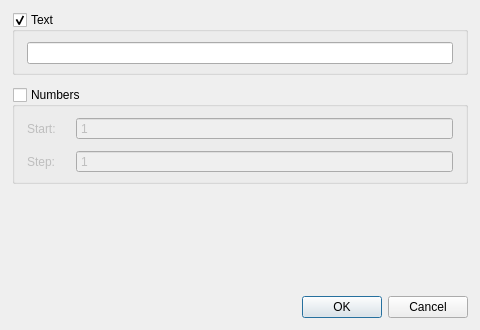
<?xml version="1.0" encoding="UTF-8"?>
<ui version="4.0">
 <class>ColumnEditorDialog</class>
 <widget class="QDialog" name="ColumnEditorDialog">
<property name="geometry">
    <rect>
     <x>0</x>
     <y>0</y>
     <width>480</width>
     <height>330</height>
    </rect>
   </property>
  <property name="sizePolicy">
   <sizepolicy hsizetype="Preferred" vsizetype="Preferred">
    <horstretch>0</horstretch>
    <verstretch>0</verstretch>
   </sizepolicy>
  </property>
  <property name="windowTitle">
   <string>Column Mode</string>
  </property>
  <property name="sizeGripEnabled">
   <bool>false</bool>
  </property>
  <property name="modal">
   <bool>false</bool>
  </property>
<layout class="QVBoxLayout" name="verticalLayout">
    <property name="spacing">
     <number>12</number>
    </property>
    <property name="leftMargin">
     <number>12</number>
    </property>
    <property name="topMargin">
     <number>12</number>
    </property>
    <property name="rightMargin">
     <number>12</number>
    </property>
    <property name="bottomMargin">
     <number>12</number>
    </property>
    <item>
     <widget class="QGroupBox" name="gbxText">
      <property name="title">
       <string>Text</string>
      </property>
      <property name="checkable">
       <bool>true</bool>
      </property>
      <layout class="QVBoxLayout" name="verticalLayout_2">
       <property name="spacing">
        <number>8</number>
       </property>
       <property name="leftMargin">
        <number>12</number>
       </property>
       <property name="topMargin">
        <number>10</number>
       </property>
       <property name="rightMargin">
        <number>12</number>
       </property>
       <property name="bottomMargin">
        <number>8</number>
       </property>
       <item>
        <widget class="QLineEdit" name="txtText"/>
       </item>
      </layout>
     </widget>
    </item>
    <item>
     <widget class="QGroupBox" name="gbxNumbers">
      <property name="title">
       <string>Numbers</string>
      </property>
      <property name="checkable">
       <bool>true</bool>
      </property>
      <property name="checked">
       <bool>false</bool>
      </property>
      <layout class="QFormLayout" name="formLayout">
       <property name="horizontalSpacing">
        <number>20</number>
       </property>
       <property name="verticalSpacing">
        <number>10</number>
       </property>
       <property name="leftMargin">
        <number>12</number>
       </property>
       <property name="topMargin">
        <number>10</number>
       </property>
       <property name="rightMargin">
        <number>12</number>
       </property>
       <property name="bottomMargin">
        <number>8</number>
       </property>
      <item row="0" column="0">
       <widget class="QLabel" name="lblStart">
        <property name="text">
         <string>Start:</string>
        </property>
       </widget>
      </item>
      <item row="0" column="1">
       <widget class="QSpinBox" name="sbxStart">
        <property name="buttonSymbols">
         <enum>QAbstractSpinBox::NoButtons</enum>
        </property>
        <property name="value">
         <number>1</number>
        </property>
       </widget>
      </item>
      <item row="2" column="0">
       <widget class="QLabel" name="label_2">
        <property name="text">
         <string>Step:</string>
        </property>
       </widget>
      </item>
      <item row="2" column="1">
       <widget class="QSpinBox" name="sbxStep">
        <property name="buttonSymbols">
         <enum>QAbstractSpinBox::NoButtons</enum>
        </property>
        <property name="value">
         <number>1</number>
        </property>
       </widget>
      </item>
     </layout>
    </widget>
   </item>
   <item>
    <spacer name="verticalSpacer">
     <property name="orientation">
      <enum>Qt::Vertical</enum>
     </property>
     <property name="sizeHint" stdset="0">
      <size>
       <width>20</width>
       <height>40</height>
      </size>
     </property>
    </spacer>
   </item>
   <item>
    <widget class="QDialogButtonBox" name="buttonBox">
     <property name="orientation">
      <enum>Qt::Horizontal</enum>
     </property>
     <property name="standardButtons">
      <set>QDialogButtonBox::Cancel|QDialogButtonBox::Ok</set>
     </property>
    </widget>
   </item>
  </layout>
 </widget>
 <resources/>
 <connections>
  <connection>
   <sender>buttonBox</sender>
   <signal>accepted()</signal>
   <receiver>ColumnEditorDialog</receiver>
   <slot>accept()</slot>
   <hints>
    <hint type="sourcelabel">
     <x>248</x>
     <y>254</y>
    </hint>
    <hint type="destinationlabel">
     <x>157</x>
     <y>274</y>
    </hint>
   </hints>
  </connection>
  <connection>
   <sender>buttonBox</sender>
   <signal>rejected()</signal>
   <receiver>ColumnEditorDialog</receiver>
   <slot>reject()</slot>
   <hints>
    <hint type="sourcelabel">
     <x>316</x>
     <y>260</y>
    </hint>
    <hint type="destinationlabel">
     <x>286</x>
     <y>274</y>
    </hint>
   </hints>
  </connection>
 </connections>
</ui>
